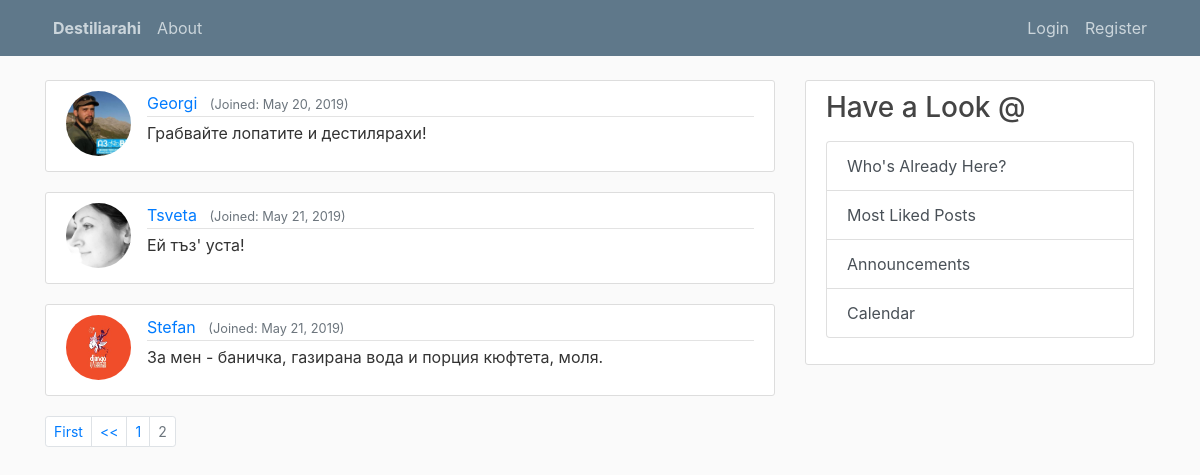
The page /profiles/all/?page=2 on the database as committed earlier.
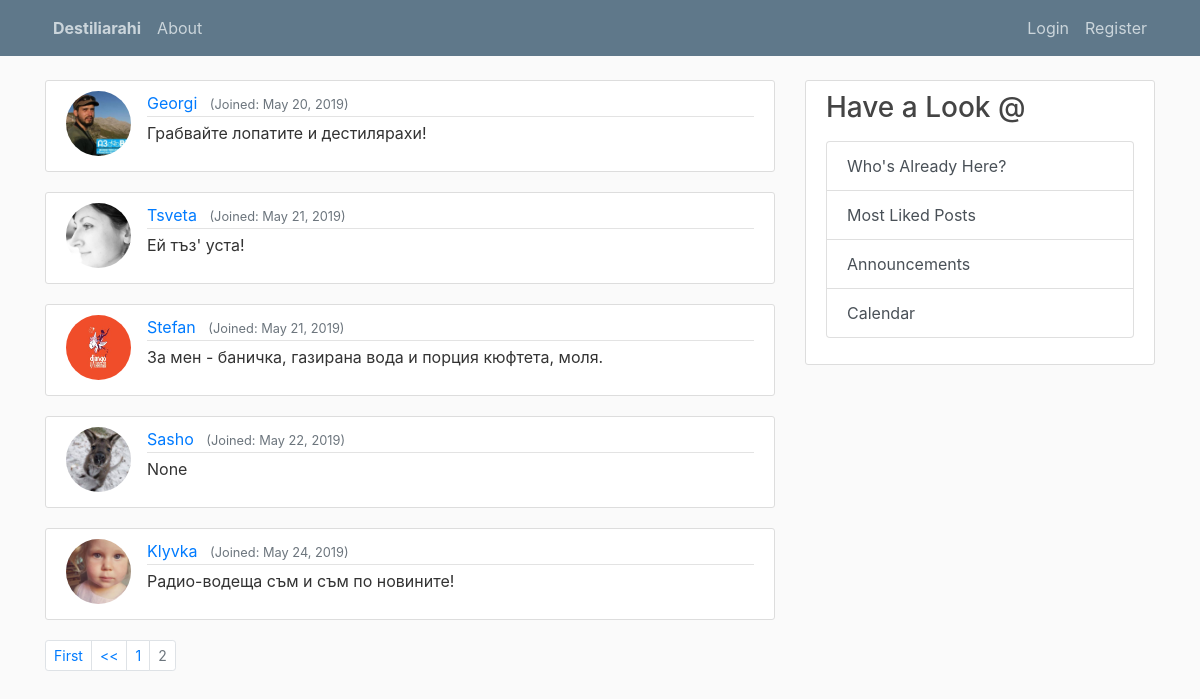
The same page on the database as committed later.
### users/models.py (models this page shows, shortened)
class Profile(models.Model):
    user = models.OneToOneField(User, on_delete=models.CASCADE) # if the User is deleted, the Profile will be deleted too, but not vice-versa
    image = models.ImageField(default='default.jpg', upload_to='profile_pics')
    about = models.CharField(max_length=350, null=True, blank=True)

### users/views.py (the view)
# urls.py: path('profiles/all/', user_views.ProfileListView.as_view(), name='profiles-all'),
class ProfileListView(ListView):
    model = Profile
    template_name = 'users/profiles_list.html'   # if we do not have template_name variable, by default django's class based view
    profiles = Profile.objects.all()
    context_object_name = 'profiles'
    paginate_by = 5                             # 5 profiles per page

### users/templates/users/profiles_list.html (shortened to what this page needs)
{% extends "blog/base.html" %}
{% block content %}
    {% for profile in profiles %}
        <article class="media content-section">
          <img class="rounded-circle article-img" src="{{ profile.image.url }}">
          <div class="media-body">
            <div class="article-metadata">
              <a class="mr-2" href="{% url 'user-posts' profile.user.username %}">{{profile.user.username}}</a>
              <small class="text-muted">(Joined: {{profile.user.date_joined|date:"F d, Y"}})</small>
            </div>
              <p class="article-content">{{ profile.about}}</p>
          </div>
        </article>
    {% endfor %}
    {% if is_paginated %}
        <ul class="pagination pagination-sm">
            {% if page_obj.has_previous %}
                <li class = "page-item">
                    <a class = "page-link" href="?page=1">First</a>
                </li>
                <li class = "page-item">
                    <a class = "page-link" href="?page={{ page_obj.previous_page_number }}"><<</a>
                </li>
            {% endif %}
            {% for num in page_obj.paginator.page_range %}
                {% if page_obj.number == num %}
                    <li class = "page-item disabled">
                        <a class = "page-link" href="?page={{ num }}">{{ num }}</a>
                    </li>
                {% elif num > page_obj.number|add:'-3' and num < page_obj.number|add:'3' %}
                    <li class = "page-item">
                        <a class = "page-link" href="?page={{ num }}">{{ num }}</a>
                    </li>
                {% endif %}
            {% endfor %}
        </ul>
    {% endif %}
{% endblock %}

Rows that differ between the two databases and show on the page:
added Profile: image (picture), user.username "Sasho", user.date_joined "May 22, 2019", about "None"
added Profile: image (picture), user.username "Klyvka", user.date_joined "May 24, 2019", about "Радио-водеща съм и съм по новините!"
